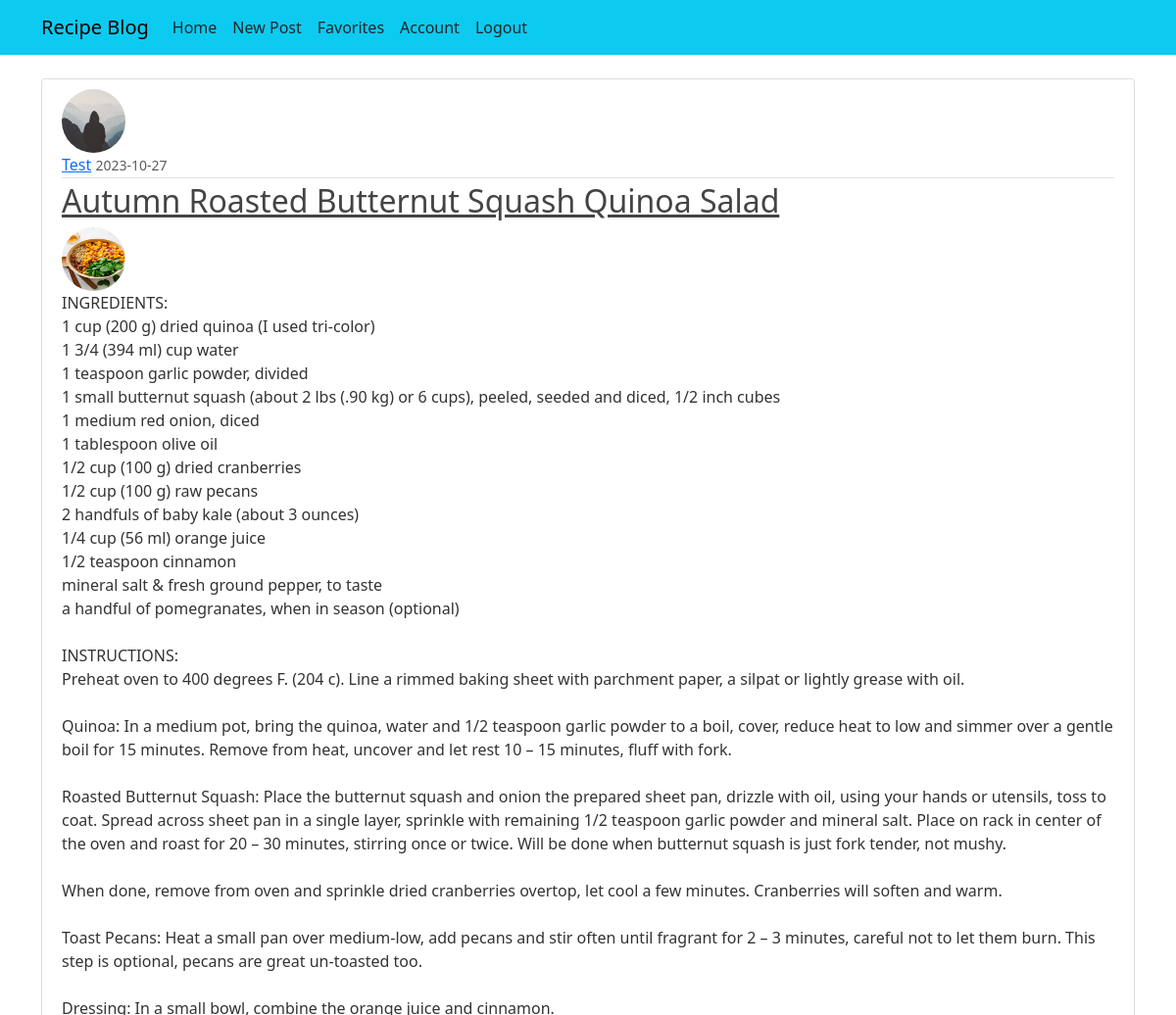
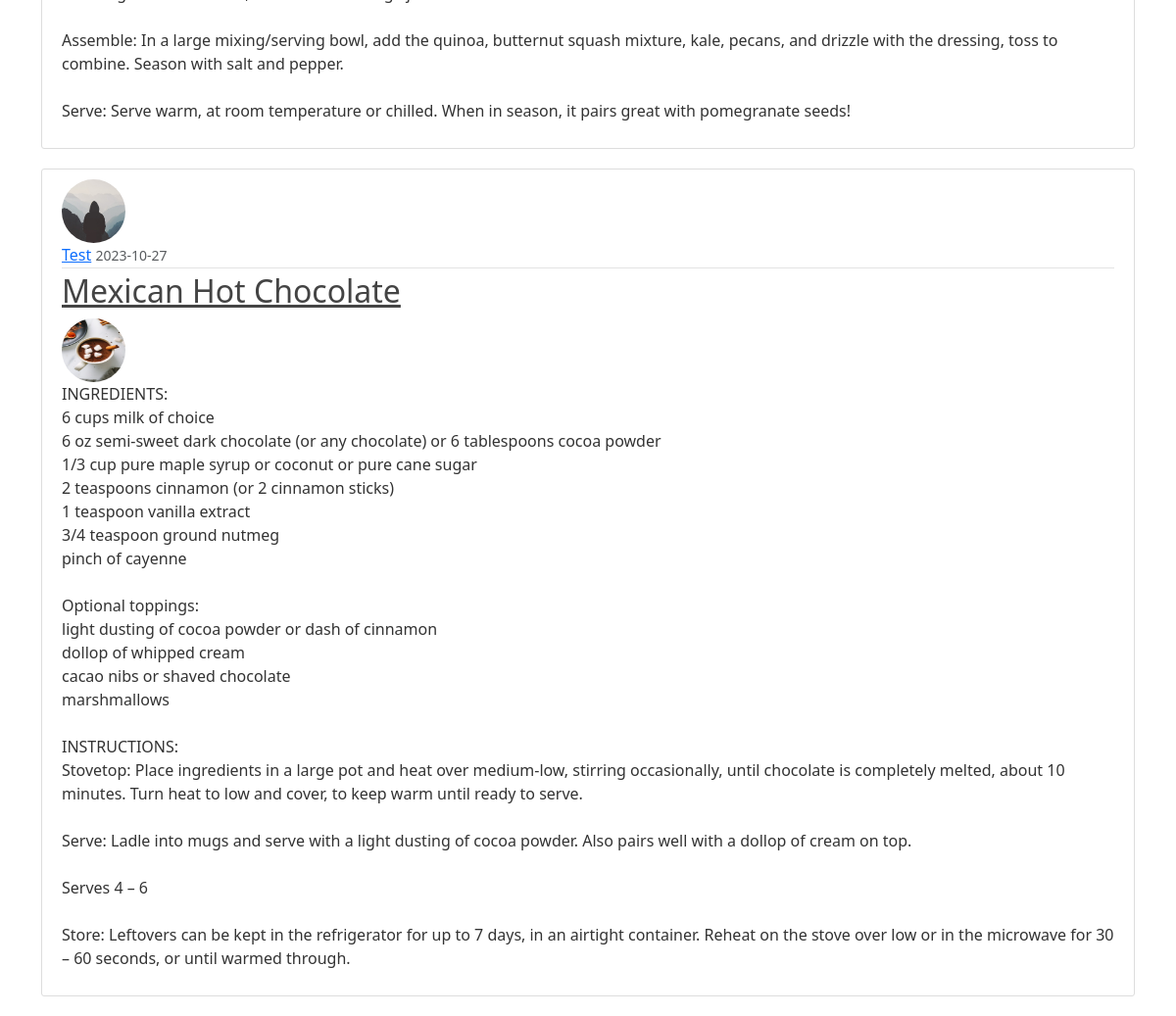
/favorites (signed in), run on the app's committed database (2 pictures, top to bottom).
### recipeblog/models.py (models this page shows, shortened)
class Post(db.Model):
    id = db.Column(db.Integer, primary_key=True)
    title = db.Column(db.String(100), nullable=False)
    date_posted = db.Column(db.DateTime, nullable=False,
                            default=datetime.utcnow)
    content = db.Column(db.Text, nullable=False)
    image = db.Column(db.String(20), nullable=False, default='default2.jpg')
    user_id = db.Column(db.Integer, db.ForeignKey('user.id'), nullable=False)

class User(db.Model, UserMixin):
    id = db.Column(db.Integer, primary_key=True)
    username = db.Column(db.String(20), unique=True, nullable=False)
    email = db.Column(db.String(120), unique=True, nullable=False)
    image = db.Column(db.String(20), nullable=False, default='default.jpg')
    password = db.Column(db.String(60), nullable=False)
    posts = db.relationship('Post', backref='author', lazy=True)

### recipeblog/routes.py (the view)
@ app.route("/favorites", methods=['GET'])
@login_required
def favorites():
    user_favorites = db.session.query(Favorite).filter(Favorite.user_id == current_user.id).all()
    fav_post_ids = []
    for f in user_favorites:
        fav_post_ids.append(f.post_id)
    fav_posts = db.session.query(Post).filter(Post.id.in_(fav_post_ids)).order_by(Post.id.desc())
    return render_template('favorites.html', posts=fav_posts)

### recipeblog/models.py (called while the page is built)
@login_manager.user_loader
def load_user(user_id):
    return User.query.get(int(user_id))

### recipeblog/templates/favorites.html
{% extends "layout.html" %}
{% block content %}
{% for post in posts %}
<article class="media content-section">
    <img class="rounded-circle article-img"
        src=" {{ url_for('static', filename='profile_pics/' + post.author.image)  }}">
    <div class="media-body">
        <div class="article-metadata">
            <a class="mr-2" href="#">{{ post.author.username }}</a>
            <small class="text-muted">{{ post.date_posted.strftime('%Y-%m-%d') }}</small>
        </div>
        <h2><a class="article-title" href="{{ url_for('post', post_id=post.id)}}">{{ post.title }}</a></h2>
        <img class="rounded-circle article-img" src=" {{ url_for('static', filename='recipe_pics/' + post.image)  }}">
        <p class="article-content">{{ post.content }}</p>
    </div>
</article>
{% endfor %}
{% endblock content %}

### recipeblog/static/main.css (style rules this page uses)
body { background: #ffffff; color: #333333; margin-top: 5rem; }
h1, h2, h3, h4, h5, h6 { color: #444444; }
.content-section { background: #ffffff; padding: 10px 20px; border: 1px solid #dddddd; border-radius: 3px; margin-bottom: 20px; }
.article-title { color: #444444; }
.article-content { white-space: pre-line; }
.article-img { height: 65px; width: 65px; margin-right: 16px; }
.article-metadata { padding-bottom: 1px; margin-bottom: 4px; border-bottom: 1px solid #e3e3e3 }

### data on the page
Post: image (placeholder picture), author.username "Test", date_posted "2023-10-27", title "Autumn Roasted Butternut Squash Quinoa Salad", image (picture), content "INGREDIENTS: 1 cup (200 g) dried quinoa (I used tri-color) 1 3/4 (394 ml) cup water 1 teaspoon garlic powder, divided 1 small butternut squash (about 2 lbs (.90 kg) or 6 cups), peeled, seeded and diced, 1/2 inch cubes 1 medium red onion, diced 1 tablespoon olive oil 1/2 cup (100 g) dried cranberries 1/2 cup (100 g) raw pecans 2 handfuls of baby kale (about 3 ounces) 1/4 cup (56 ml) orange juice 1/2 teaspoon cinnamon mineral salt & fresh ground pepper, to taste a handful of pomegranates, when in season (optional) INSTRUCTIONS: Preheat oven to 400 degrees F. (204 c). Line a rimmed baking sheet with parchment paper, a silpat or lightly grease with oil. Quinoa: In a medium pot, bring the…"
Post: image (placeholder picture), author.username "Test", date_posted "2023-10-27", title "Mexican Hot Chocolate", image (picture), content "INGREDIENTS: 6 cups milk of choice 6 oz semi-sweet dark chocolate (or any chocolate) or 6 tablespoons cocoa powder 1/3 cup pure maple syrup or coconut or pure cane sugar 2 teaspoons cinnamon (or 2 cinnamon sticks) 1 teaspoon vanilla extract 3/4 teaspoon ground nutmeg pinch of cayenne Optional toppings: light dusting of cocoa powder or dash of cinnamon dollop of whipped cream cacao nibs or shaved chocolate marshmallows INSTRUCTIONS: Stovetop: Place ingredients in a large pot and heat over medium-low, stirring occasionally, until chocolate is completely melted, about 10 minutes. Turn heat to low and cover, to keep warm until ready to serve. Serve: Ladle into mugs and serve with a light…"
